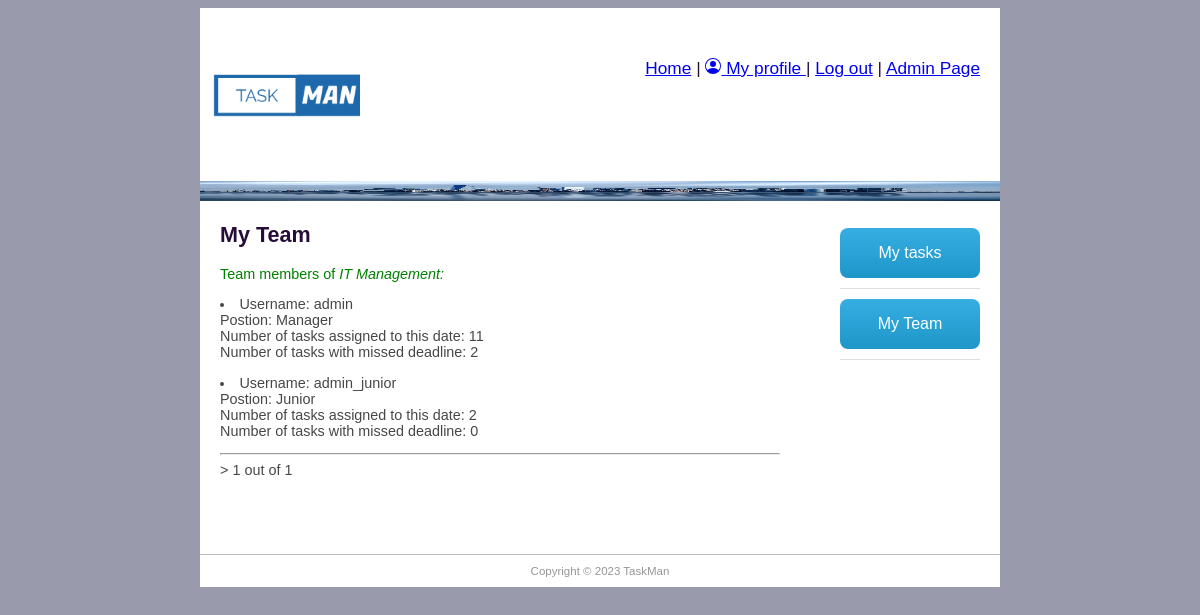
The page /taskman/myteam/ (signed in) on the database its author committed.
### taskman/models.py (models this page shows, shortened)
class Employee(models.Model):
    user = models.OneToOneField(User, on_delete=models.CASCADE)
    group_id = models.ForeignKey(Group, help_text='Assign to a team', on_delete=models.SET_NULL, null=True, blank=True)
    photo = models.ImageField(default='default.png', upload_to='profile_pics')
    team_role = models.ForeignKey(TeamRole, help_text='Assign a position', on_delete=models.SET_NULL, null=True, blank=True)
    task_number = models.IntegerField('Number of tasks assigned', default=0, validators=[MaxValueValidator(10)])

class TeamRole(models.Model):
    name = models.CharField('Role in a team', max_length=200, help_text='Enter Team role')
    def __str__(self):
        return self.name

### taskman/views.py (the view)
# urls.py: path('myteam/', views.MyTeamListView.as_view(), name='my-team'),
class MyTeamListView(LoginRequiredMixin, generic.ListView):
    model = Employee
    paginate_by = 5
    template_name = 'my_team.html'
    def get_context_data(self, **kwargs):
        context = super().get_context_data(**kwargs)
        current_employee = Employee.objects.get(user=self.request.user)
        context['current_employee'] = current_employee
        employee_list = self.get_queryset()
        for employee in employee_list:
            tasks = TaskInstance.objects.filter(assign_employees=employee)
            overdue_tasks = tasks.filter(enddate__lt=datetime.now(), completed_on=False)
            employee.overdue_task_count = overdue_tasks.count()
        context['employee_list'] = employee_list
        return context
    def get_queryset(self):
        current_employee = Employee.objects.get(user=self.request.user)
        return Employee.objects.filter(group_id=current_employee.group_id)

### taskman/templates/my_team.html (shortened to what this page needs)
{% extends "base.html" %}
{% block content %}
<h1>My Team</h1>
<p style="color:green">Team members of <em>{{current_employee.group_id.name}}:</em> </p>
{% for employee in employee_list %}
<li> Username: {{employee.user.username}}
    <br> Postion: {{employee.team_role}}
    <br> Number of tasks assigned to this date: {{employee.task_number}}
    <br> Number of tasks with missed deadline: {{employee.overdue_task_count}}
</li>
{% endfor %}
<hr>
<div class="pagination"><span class="step-links">>
        <span class="current">
            {{ page_obj.number }} out of {{ page_obj.paginator.num_pages }}</span>
    </span></div>
{% endblock %}

### taskman/static/css/main.css (style rules this page uses)
body { background-color: #999AAB; font-family: "Trebuchet MS", Helvetica, sans-serif; font-size: 0.9em; text-align: justify; color: #474747; }
h1 { color: #270c39; }

### rows shown on the page
Employee: group_id.name "IT Management", user.username "admin_junior", team_role "Junior", task_number "2", overdue_task_count "0"
Employee: user.username "admin", team_role "Manager", task_number "11", overdue_task_count "2"

### other values the page prints
{{ page_obj.number }} "1"
{{ page_obj.paginator.num_pages }} "1"
